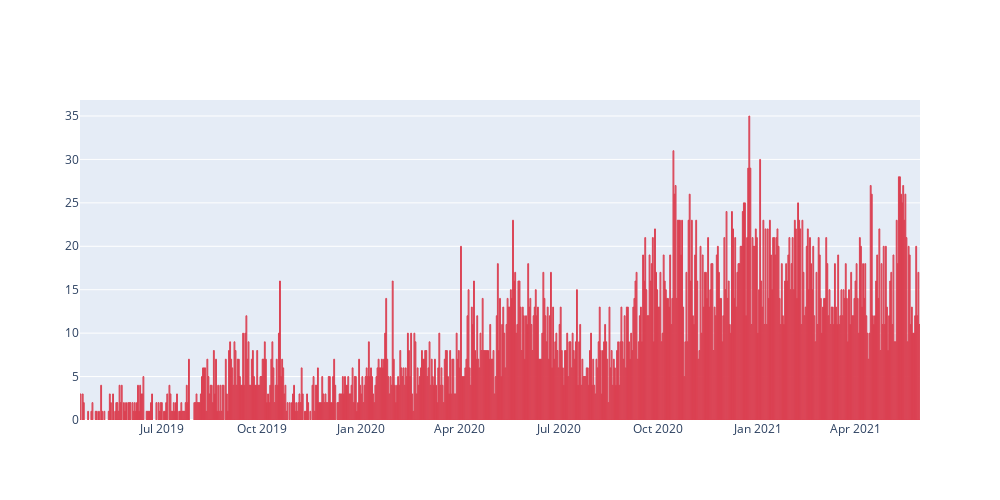

Notebook code for this chart:
### Code cell
D=Pre_Process().Check_date(QA)
print('VAR',D.var())
import chart_studio.plotly.plotly as py
import cufflinks as cf
cf.go_offline(connected=True)
layout1 = cf.Layout(
    height=500,
    width=1000
)
D.iplot(kind='bar',colors='Red',layout=layout1)

### Figure 1 — Plotly figure (JSON) as saved in the notebook; plotly's stock layout.template omitted (floating-point values rounded to 4 significant figures; data arrays with more than 128 entries replaced by an {"elided": "..."} marker saying what was removed)
{"data": [{"marker": {"color": "rgba(219, 64, 82, 0.6)", "line": {"color": "rgba(219, 64, 82, 1.0)", "width": 1}}, "name": "본문", "orientation": "v", "text": "", "type": "bar", "x": {"elided": "736 str values"}, "y": {"elided": "736 int values"}}], "layout": {"height": 500, "width": 1000}}
